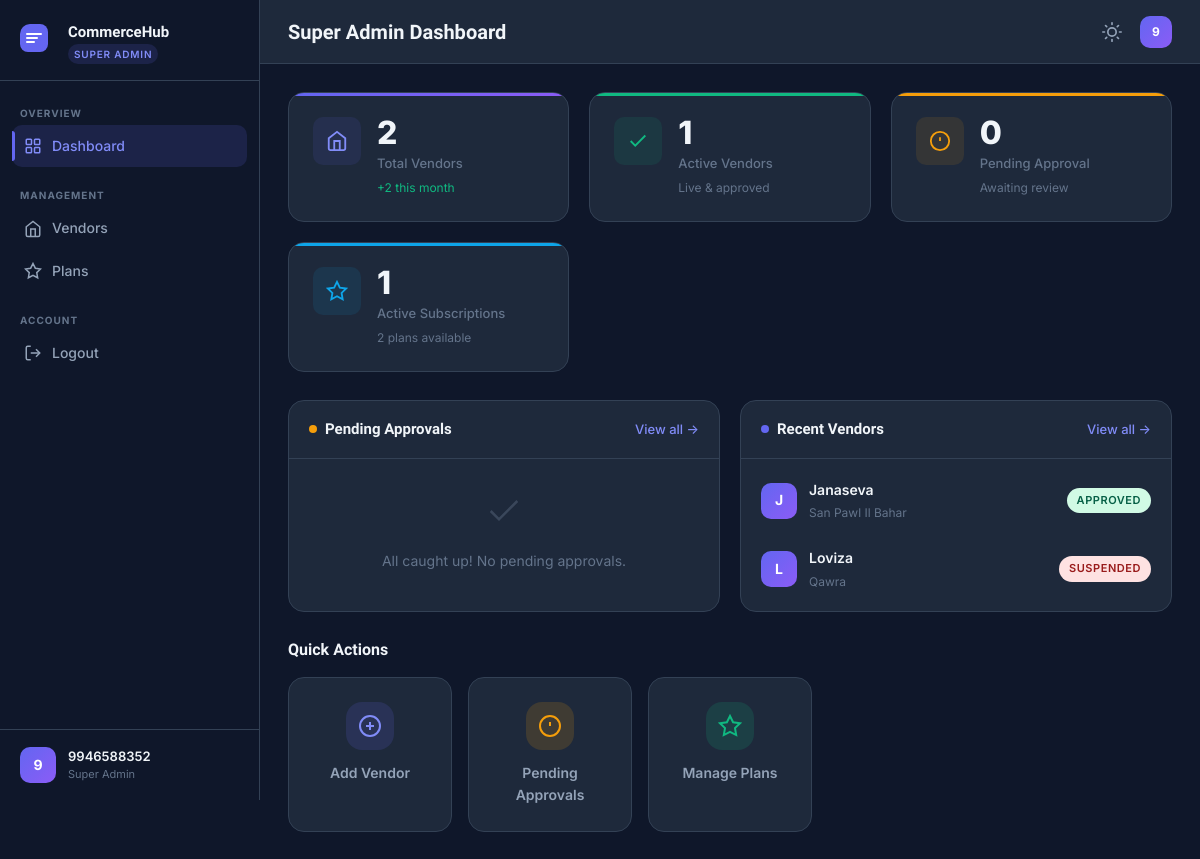
Before: /sadmin/dashboard/ (signed in) with the older database file.
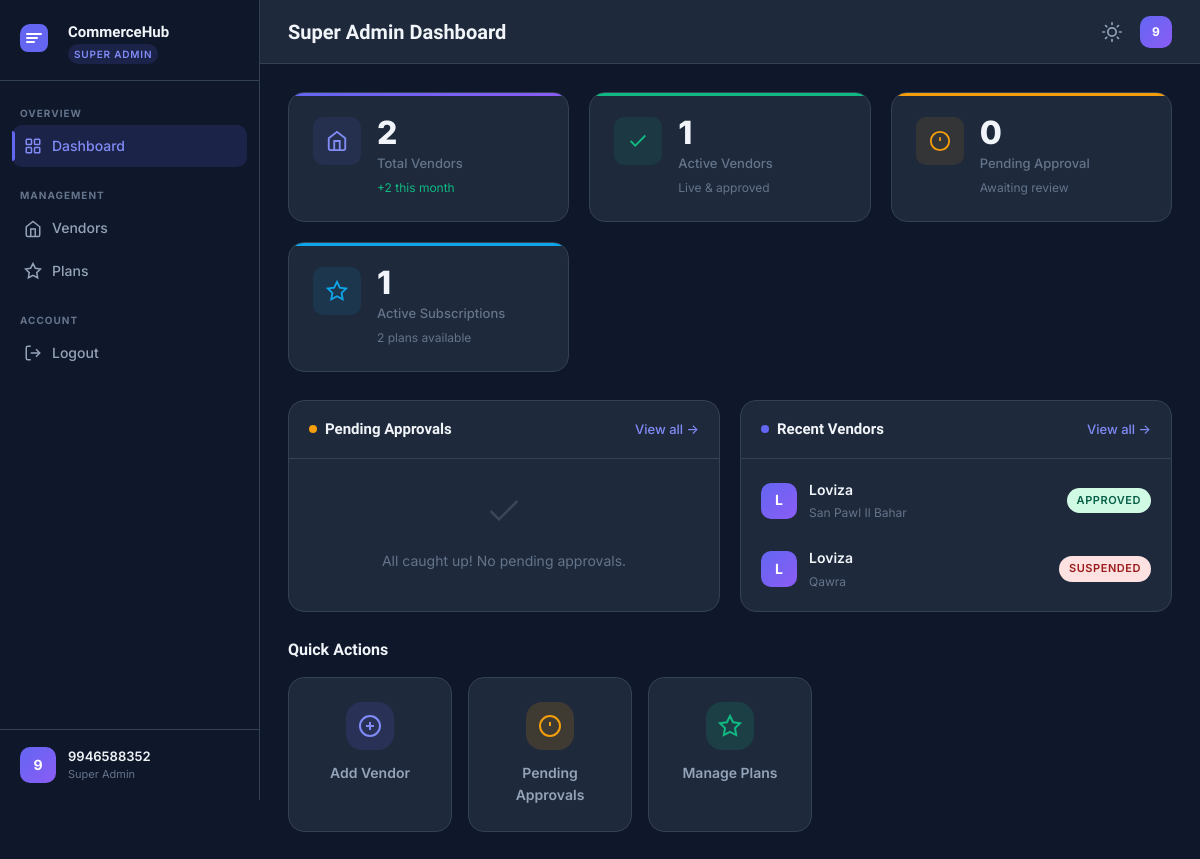
After: the same page with the newer database file.
### tenants/models.py (models this page shows, shortened)
class Vendor(TimestampModel):
    STATUS_CHOICES = [
        ('pending', 'Pending Approval'),
        ('approved', 'Approved'),
        ('suspended', 'Suspended'),
        ('cancelled', 'Cancelled'),
    ]
    BUSINESS_TYPE_CHOICES = [
        ('single_store', 'Single Store'),
        ('multi_branch', 'Multi Branch'),
        ('multi_partner', 'Multi Partner'),
        ('franchise', 'Franchise'),
        ('online_only', 'Online Store'),
        ('whatsapp_store', 'WhatsApp Store'),
        ('wholesale', 'Wholesale'),
    ]
    CHECKOUT_WORKFLOW_CHOICES = [
        ('online_payment', 'Online Payment (Razorpay)'),
        ('online_payment_stripe', 'Online Payment (Stripe)'),
        ('approval_payment', 'Approval then Payment'),
        ('whatsapp_enquiry', 'WhatsApp Enquiry'),
        ('cod_only', 'Cash on Delivery Only'),
    ]
    business_name = models.CharField(max_length=200)
    slug = models.SlugField(max_length=100, unique=True)
    business_type = models.CharField(max_length=30, choices=BUSINESS_TYPE_CHOICES, default='single_store')
    gst_number = models.CharField(max_length=20, blank=True)
    pan_number = models.CharField(max_length=20, blank=True)
    email = models.EmailField(blank=True)
    phone = models.CharField(max_length=15)
    whatsapp_number = models.CharField(max_length=15, blank=True)
    website = models.URLField(blank=True)
    address_line1 = models.CharField(max_length=300, blank=True)
    address_line2 = models.CharField(max_length=300, blank=True)
    city = models.CharField(max_length=100, blank=True)
    state = models.CharField(max_length=100, blank=True)
    pincode = models.CharField(max_length=10, blank=True)
    country = models.CharField(max_length=100, default='India')
    logo = models.ImageField(upload_to='vendors/logos/', blank=True, null=True)
    banner = models.ImageField(upload_to='vendors/banners/', blank=True, null=True)
    favicon = models.ImageField(upload_to='vendors/favicons/', blank=True, null=True)
    facebook_url = models.URLField(blank=True)
    instagram_url = models.URLField(blank=True)
    twitter_url = models.URLField(blank=True)
    youtube_url = models.URLField(blank=True)
    currency = models.CharField(max_length=5, default='INR')
    currency_symbol = models.CharField(max_length=5, default='₹')
    top_announcement_text = models.CharField(
        max_length=200,
        blank=True,
        null=True,
        help_text="Text to display in the black top bar (e.g. Store Wide Summer Sale). Leave blank to hide."
    )
    timezone = models.CharField(max_length=50, default='Asia/Kolkata')
    checkout_workflow = models.CharField(
        max_length=30,
        choices=CHECKOUT_WORKFLOW_CHOICES,
        default='online_payment',
    )
    track_inventory = models.BooleanField(
        default=False,
        help_text="If enabled, product stock is tracked, preventing overselling."
    )
    primary_color = models.CharField(max_length=7, default='#6366f1')
    secondary_color = models.CharField(max_length=7, default='#8b5cf6')
    custom_css = models.TextField(blank=True)
    razorpay_key_id = models.CharField(max_length=150, blank=True)
    razorpay_key_secret = models.CharField(max_length=150, blank=True)
    stripe_public_key = models.CharField(max_length=150, blank=True)
    stripe_secret_key = models.CharField(max_length=150, blank=True)
    stripe_webhook_secret = models.CharField(max_length=150, blank=True)
    whatsapp_order_format = models.TextField(blank=True)
    status = models.CharField(max_length=20, choices=STATUS_CHOICES, default='pending')
    active_plan = models.ForeignKey('tenants.SubscriptionPlan', on_delete=models.SET_NULL, null=True, blank=True, related_name='active_vendors')
    is_active = models.BooleanField(default=True)
    approved_at = models.DateTimeField(null=True, blank=True)
    approved_by = models.ForeignKey(
        'accounts.User',
        on_delete=models.SET_NULL,
        null=True,
        blank=True,
        related_name='approved_vendors',
    )
    suspension_reason = models.TextField(blank=True)
    meta_title = models.CharField(max_length=200, blank=True)
    meta_description = models.TextField(blank=True)
    class Meta:
        db_table = 'ch_vendors'
        verbose_name = 'Vendor'
        verbose_name_plural = 'Vendors'
        ordering = ['-created_at']

### adminapp/views.py (the view)
# urls.py: path('dashboard/', views.DashboardView.as_view(), name='dashboard'),
class DashboardView(SuperAdminRequiredMixin, View):
    template_name = 'admin/dashboard.html'
    def get(self, request):
        today = timezone.now().date()
        thirty_days_ago = today - datetime.timedelta(days=30)
        stats = {
            'total_vendors': Vendor.objects.count(),
            'active_vendors': Vendor.objects.filter(status='approved', is_active=True).count(),
            'pending_vendors': Vendor.objects.filter(status='pending').count(),
            'suspended_vendors': Vendor.objects.filter(status='suspended').count(),
            'new_vendors_this_month': Vendor.objects.filter(
                created_at__date__gte=thirty_days_ago
            ).count(),
            'total_users': User.objects.filter(user_type='vendor_staff').count(),
            'total_plans': SubscriptionPlan.objects.filter(is_active=True).count(),
            'active_subscriptions': VendorSubscription.objects.filter(
                is_active=True, end_date__gte=today
            ).count(),
        }
        recent_vendors = Vendor.objects.order_by('-created_at')[:10]
        pending_vendors = Vendor.objects.filter(status='pending').order_by('-created_at')[:5]
        recent_logins = LoginHistory.objects.filter(
            status='success'
        ).select_related('user').order_by('-created_at')[:10]
        context = {
            'stats': stats,
            'recent_vendors': recent_vendors,
            'pending_vendors': pending_vendors,
            'recent_logins': recent_logins,
            'page_title': 'Super Admin Dashboard',
        }
        return render(request, self.template_name, context)

### accounts/models.py (called while the page is built)
    def get_full_name(self):
        return f'{self.first_name} {self.last_name}'.strip()

    def get_short_name(self):
        return self.first_name or self.phone

### core/context_processors.py (called while the page is built)
def tenant_context(request):
    tenant = getattr(request, 'tenant', None)
    storefront_categories = []
    if tenant:
        try:
            storefront_categories = Category.objects.filter(vendor=tenant, is_active=True).get_cached_trees()
        except Exception:
            storefront_categories = []
    return {
        'current_tenant': tenant,
        'platform_name': getattr(settings, 'PLATFORM_NAME', 'CommerceHub'),
        'platform_domain': getattr(settings, 'PLATFORM_DOMAIN', 'commercehub.in'),
        'storefront_categories': storefront_categories,
    }

### core/mixins.py (called while the page is built)
    def dispatch(self, request, *args, **kwargs):
        if not request.user.is_authenticated:
            return redirect('accounts:admin_login')
        if not request.user.is_super_admin:
            messages.error(request, 'Access denied. Super Admin privileges required.')
            return redirect('accounts:admin_login')
        return super().dispatch(request, *args, **kwargs)

### templates/admin/dashboard.html (shortened to what the changed rows need)
{% extends 'base/admin_base.html' %}
{% load static %}
{% block content %}
<div class="dashboard-row">
    <div class="dashboard-card">
        <div class="vendor-mini-list">
            {% for vendor in recent_vendors %}
            <a href="{% url 'adminapp:vendor_detail' vendor.pk %}" class="vendor-mini-item">
                <div class="vendor-mini-avatar">{{ vendor.business_name|first|upper }}</div>
                <div class="vendor-mini-info">
                    <strong>{{ vendor.business_name }}</strong>
                    <span>{{ vendor.city|default:vendor.phone }}</span>
                </div>
                <span class="status-badge status-{{ vendor.status }}">{{ vendor.get_status_display }}</span>
            </a>
            {% empty %}
            <div class="empty-state">
                <p>No vendors yet. <a href="{% url 'adminapp:vendor_create' %}">Add one →</a></p>
            </div>
            {% endfor %}
        </div>
    </div>
</div>
{% endblock %}

Changed rows visible on the page:
changed Vendor "San Pawl Il Bahar": business_name|first "J" → "L"; business_name "Janaseva" → "Loviza"
